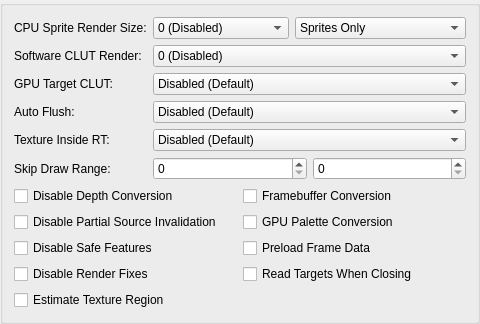
     <widget class="QGroupBox" name="hardwareFixesTab">
      <attribute name="title">
       <string>Hardware Fixes</string>
      </attribute>
      <layout class="QFormLayout" name="hardwareFixesLayout">
       <item row="1" column="0">
        <widget class="QLabel" name="label_36">
         <property name="text">
          <string>CPU Sprite Render Size:</string>
         </property>
        </widget>
       </item>
       <item row="1" column="1">
        <layout class="QHBoxLayout" name="horizontalLayout_5" stretch="1,0">
         <item>
          <widget class="QComboBox" name="cpuSpriteRenderBW">
           <item>
            <property name="text">
             <string>0 (Disabled)</string>
            </property>
           </item>
           <item>
            <property name="text">
             <string>1 (64 Max Width)</string>
            </property>
           </item>
           <item>
            <property name="text">
             <string>2 (128 Max Width)</string>
            </property>
           </item>
           <item>
            <property name="text">
             <string>3 (192 Max Width)</string>
            </property>
           </item>
           <item>
            <property name="text">
             <string>4 (256 Max Width)</string>
            </property>
           </item>
           <item>
            <property name="text">
             <string>5 (320 Max Width)</string>
            </property>
           </item>
           <item>
            <property name="text">
             <string>6 (384 Max Width)</string>
            </property>
           </item>
           <item>
            <property name="text">
             <string>7 (448 Max Width)</string>
            </property>
           </item>
           <item>
            <property name="text">
             <string>8 (512 Max Width)</string>
            </property>
           </item>
           <item>
            <property name="text">
             <string>9 (576 Max Width)</string>
            </property>
           </item>
           <item>
            <property name="text">
             <string>10 (640 Max Width)</string>
            </property>
           </item>
          </widget>
         </item>
         <item>
          <widget class="QComboBox" name="cpuSpriteRenderLevel">
           <item>
            <property name="text">
             <string>Sprites Only</string>
            </property>
           </item>
           <item>
            <property name="text">
             <string>Sprites/Triangles</string>
            </property>
           </item>
           <item>
            <property name="text">
             <string>Blended Sprites/Triangles</string>
            </property>
           </item>
          </widget>
         </item>
        </layout>
       </item>
       <item row="2" column="0">
        <widget class="QLabel" name="label_16">
         <property name="text">
          <string>Software CLUT Render:</string>
         </property>
        </widget>
       </item>
       <item row="2" column="1">
        <widget class="QComboBox" name="cpuCLUTRender">
         <property name="currentText">
          <string extracomment="0 (Disabled)">0 (Disabled)</string>
         </property>
         <property name="currentIndex">
          <number>0</number>
         </property>
         <item>
          <property name="text">
           <string>0 (Disabled)</string>
          </property>
         </item>
         <item>
          <property name="text">
           <string>1 (Normal)</string>
          </property>
         </item>
         <item>
          <property name="text">
           <string>2 (Aggressive)</string>
          </property>
         </item>
        </widget>
       </item>
       <item row="3" column="0">
        <widget class="QLabel" name="label_47">
         <property name="text">
          <string extracomment="CLUT: Color Look Up Table, often referred to as a palette in non-PS2 things.  GPU Target CLUT: GPU handling of when a game uses data from a render target as a CLUT.">GPU Target CLUT:</string>
         </property>
        </widget>
       </item>
       <item row="3" column="1">
        <widget class="QComboBox" name="gpuTargetCLUTMode">
         <item>
          <property name="text">
           <string>Disabled (Default)</string>
          </property>
         </item>
         <item>
          <property name="text">
           <string>Enabled (Exact Match)</string>
          </property>
         </item>
         <item>
          <property name="text">
           <string>Enabled (Check Inside Target)</string>
          </property>
         </item>
        </widget>
       </item>
       <item row="4" column="0">
        <widget class="QLabel" name="label_30">
         <property name="text">
          <string>Auto Flush:</string>
         </property>
        </widget>
       </item>
       <item row="4" column="1">
        <widget class="QComboBox" name="hwAutoFlush">
         <item>
          <property name="text">
           <string>Disabled (Default)</string>
          </property>
         </item>
         <item>
          <property name="text">
           <string>Enabled (Sprites Only)</string>
          </property>
         </item>
         <item>
          <property name="text">
           <string>Enabled (All Primitives)</string>
          </property>
         </item>
        </widget>
       </item>
       <item row="5" column="0">
        <widget class="QLabel" name="label_45">
         <property name="text">
          <string>Texture Inside RT:</string>
         </property>
        </widget>
       </item>
       <item row="5" column="1">
        <widget class="QComboBox" name="textureInsideRt">
         <item>
          <property name="text">
           <string>Disabled (Default)</string>
          </property>
         </item>
         <item>
          <property name="text">
           <string>Inside Target</string>
          </property>
         </item>
         <item>
          <property name="text">
           <string>Merge Targets</string>
          </property>
         </item>
        </widget>
       </item>
       <item row="6" column="0">
        <widget class="QLabel" name="label_12">
         <property name="text">
          <string>Skip Draw Range:</string>
         </property>
        </widget>
       </item>
       <item row="6" column="1">
        <layout class="QHBoxLayout" name="horizontalLayout">
         <item>
          <widget class="QSpinBox" name="skipDrawStart">
           <property name="maximum">
            <number>10000</number>
           </property>
          </widget>
         </item>
         <item>
          <widget class="QSpinBox" name="skipDrawEnd">
           <property name="maximum">
            <number>10000</number>
           </property>
          </widget>
         </item>
        </layout>
       </item>
       <item row="7" column="0" colspan="2">
        <layout class="QGridLayout" name="gridLayout">
         <item row="0" column="0">
          <widget class="QCheckBox" name="disableDepthEmulation">
           <property name="text">
            <string>Disable Depth Conversion</string>
           </property>
          </widget>
         </item>
         <item row="1" column="0">
          <widget class="QCheckBox" name="disablePartialInvalidation">
           <property name="text">
            <string>Disable Partial Source Invalidation</string>
           </property>
          </widget>
         </item>
         <item row="2" column="0">
          <widget class="QCheckBox" name="disableSafeFeatures">
           <property name="text">
            <string>Disable Safe Features</string>
           </property>
          </widget>
         </item>
         <item row="3" column="1">
          <widget class="QCheckBox" name="readTCOnClose">
           <property name="text">
            <string>Read Targets When Closing</string>
           </property>
          </widget>
         </item>
         <item row="2" column="1">
          <widget class="QCheckBox" name="preloadFrameData">
           <property name="text">
            <string>Preload Frame Data</string>
           </property>
          </widget>
         </item>
         <item row="1" column="1">
          <widget class="QCheckBox" name="gpuPaletteConversion">
           <property name="text">
            <string>GPU Palette Conversion</string>
           </property>
          </widget>
         </item>
         <item row="0" column="1">
          <widget class="QCheckBox" name="frameBufferConversion">
           <property name="text">
            <string>Framebuffer Conversion</string>
           </property>
          </widget>
         </item>
         <item row="4" column="0">
          <widget class="QCheckBox" name="estimateTextureRegion">
           <property name="text">
            <string>Estimate Texture Region</string>
           </property>
          </widget>
         </item>
         <item row="3" column="0">
          <widget class="QCheckBox" name="disableRenderFixes">
           <property name="text">
            <string>Disable Render Fixes</string>
           </property>
          </widget>
         </item>
        </layout>
       </item>
      </layout>
     </widget>
